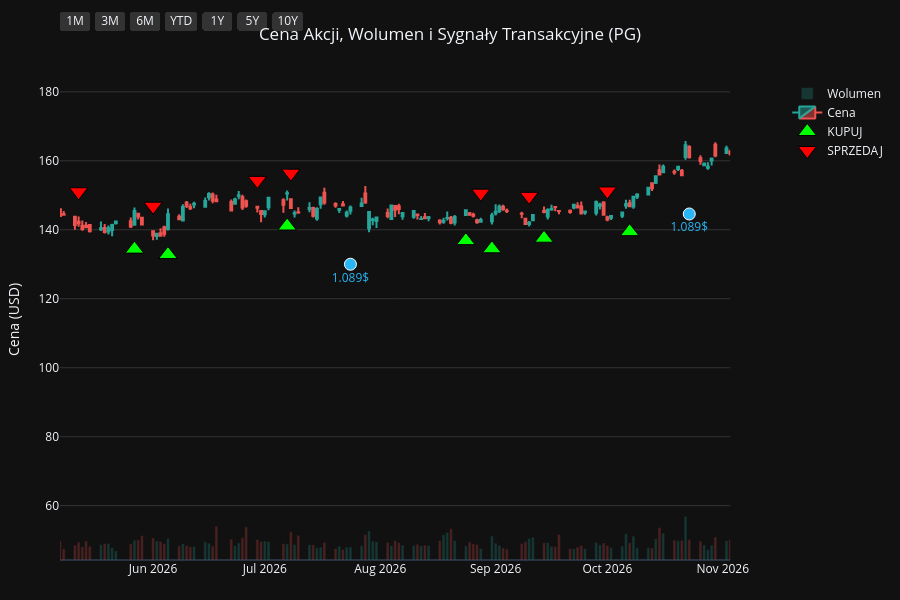
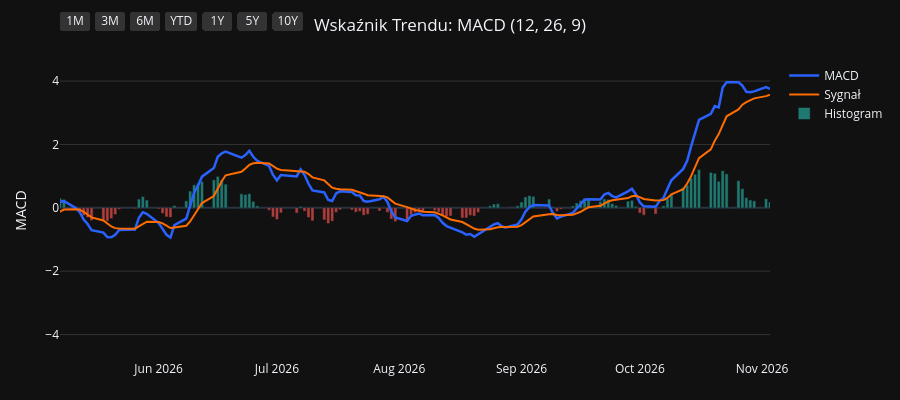
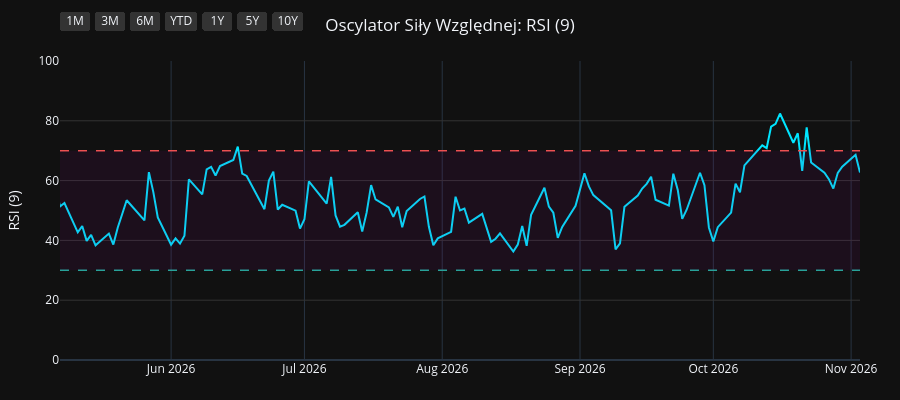
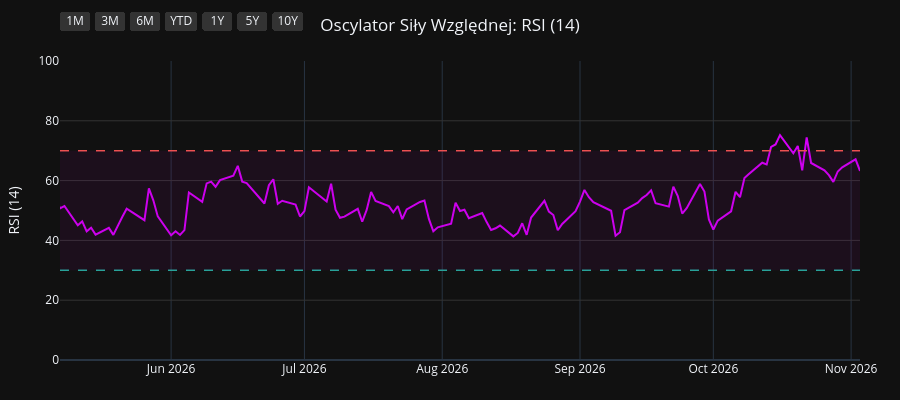

Here is the notebook cell these charts were saved with, in order:
### Code cell
import os
import yfinance as yf
import pandas as pd
import pandas_ta as ta
import plotly.graph_objects as go
from plotly.subplots import make_subplots

# 1. Pobranie i przygotowanie danych
symbol = os.environ.get("STOCK_TICKER", "").strip().upper()
if not symbol:
    raise RuntimeError("Set STOCK_TICKER before running price_extractor.ipynb")
df = yf.Ticker(symbol).history(period="10y")
df.index = df.index.tz_localize(None)

# Wskaźniki i sygnały
df.ta.macd(fast=12, slow=26, signal=9, append=True)
df.ta.rsi(length=9, append=True)
df.ta.rsi(length=14, append=True)
df.ta.rsi(length=21, append=True)
df.dropna(inplace=True)

macd = df['MACD_12_26_9']
signal = df['MACDs_12_26_9']
wczorajszy_macd = macd.shift(1)
wczorajszy_signal = signal.shift(1)

df['Decyzja'] = 'BRAK'
df.loc[(macd > signal) & (wczorajszy_macd <= wczorajszy_signal), 'Decyzja'] = 'KUPUJ'
df.loc[(macd < signal) & (wczorajszy_macd >= wczorajszy_signal), 'Decyzja'] = 'SPRZEDAJ'

df_kupuj = df[df['Decyzja'] == 'KUPUJ']
df_sprzedaj = df[df['Decyzja'] == 'SPRZEDAJ']
df_dywidendy = df[df['Dividends'] > 0]
df_splity = df[df['Stock Splits'] > 0]

# Wspólna konfiguracja osi X
konfiguracja_osi_x = dict(
    type="date",
    showspikes=True, spikemode="across", spikesnap="cursor", spikedash="dot", spikecolor="#ffffff", spikethickness=1, hoverformat="%Y-%m-%d",
    rangeselector=dict(
        buttons=list([
            dict(count=1, label="1M", step="month", stepmode="backward"),
            dict(count=3, label="3M", step="month", stepmode="backward"),
            dict(count=6, label="6M", step="month", stepmode="backward"),
            dict(count=1, label="YTD", step="year", stepmode="todate"),
            dict(count=1, label="1Y", step="year", stepmode="backward"),
            dict(count=5, label="5Y", step="year", stepmode="backward"),
            dict(step="all", label="10Y")
        ]),
        bgcolor="#333333", activecolor="#2962ff", x=0, y=1.1
    )
)

# ==========================================
# WYKRES 1: CENA + WOLUMEN + SYGNAŁY
# ==========================================
fig1 = make_subplots(specs=[[{"secondary_y": True}]])

kolory_wolumenu = ['#26a69a' if row['Close'] >= row['Open'] else '#ef5350' for index, row in df.iterrows()]
fig1.add_trace(go.Bar(x=df.index, y=df['Volume'], marker_color=kolory_wolumenu, opacity=0.25, name='Wolumen'), secondary_y=True)
fig1.add_trace(go.Candlestick(x=df.index, open=df['Open'], high=df['High'], low=df['Low'], close=df['Close'], name='Cena', increasing_line_color='#26a69a', decreasing_line_color='#ef5350'), secondary_y=False)
fig1.add_trace(go.Scatter(x=df_kupuj.index, y=df_kupuj['Low'] * 0.95, customdata=df_kupuj[['Low', 'High']], mode='markers', marker=dict(symbol='triangle-up', size=16, color='#00ff00', line=dict(width=1, color='black')), name='KUPUJ', hovertemplate='KUPUJ<br>Najniższa: %{customdata[0]:.2f}<br>Najwyższa: %{customdata[1]:.2f}<extra></extra>'), secondary_y=False)
fig1.add_trace(go.Scatter(x=df_sprzedaj.index, y=df_sprzedaj['High'] * 1.05, customdata=df_sprzedaj[['Low', 'High']], mode='markers', marker=dict(symbol='triangle-down', size=16, color='#ff0000', line=dict(width=1, color='black')), name='SPRZEDAJ', hovertemplate='SPRZEDAJ<br>Najniższa: %{customdata[0]:.2f}<br>Najwyższa: %{customdata[1]:.2f}<extra></extra>'), secondary_y=False)

if not df_dywidendy.empty:
    fig1.add_trace(go.Scatter(x=df_dywidendy.index, y=df_dywidendy['Low'] * 0.90, mode='markers+text', marker=dict(symbol='circle', size=12, color='#29b6f6', line=dict(width=1, color='white')), text=df_dywidendy['Dividends'].apply(lambda x: f"{x}$"), textposition="bottom center", name='Dywidenda', showlegend=False, hovertemplate='Dywidenda: %{text}<extra></extra>', textfont=dict(color="#29b6f6")), secondary_y=False)
if not df_splity.empty:
                    fig1.add_trace(go.Scatter(x=df_splity.index, y=df_splity['High'], mode='markers+text', marker=dict(symbol='star', size=16, color='#ffee58', line=dict(width=1, color='black')), text=df_splity['Stock Splits'].apply(lambda x: f"{x:g}:1" if x >= 1 else f"1:{1 / x:g}"), textposition="top center", name='Split', hovertemplate='%{text}<extra></extra>', textfont=dict(color="#ffee58")), secondary_y=False)

fig1.update_layout(title=dict(text=f"Cena Akcji, Wolumen i Sygnały Transakcyjne ({symbol})", x=0.5, xanchor='center'), dragmode='pan', xaxis_rangeslider_visible=False, template='plotly_dark', height=600, hovermode='x unified', margin=dict(l=60, r=40, t=60, b=40))
fig1.update_xaxes(**konfiguracja_osi_x)
fig1.update_xaxes(range=[df.index.max() - pd.Timedelta(days=180), df.index.max()])
fig1.update_yaxes(title_text="Cena (USD)", secondary_y=False, gridcolor='#333333')
fig1.update_yaxes(range=[0, df['Volume'].max() * 4], showgrid=False, showticklabels=False, secondary_y=True)
fig1.show(config={'scrollZoom': True})

# ==========================================
# WYKRES 2: WSKAŹNIK MACD
# ==========================================
fig2 = go.Figure()
fig2.add_trace(go.Scatter(x=df.index, y=df['MACD_12_26_9'], line=dict(color='#2962ff', width=2.5), name='MACD'))
fig2.add_trace(go.Scatter(x=df.index, y=df['MACDs_12_26_9'], line=dict(color='#ff6d00', width=2), name='Sygnał'))
kolory_macd = ['#26a69a' if val >= 0 else '#ef5350' for val in df['MACDh_12_26_9']]
fig2.add_trace(go.Bar(x=df.index, y=df['MACDh_12_26_9'], marker_color=kolory_macd, name='Histogram', opacity=0.7))
fig2.update_layout(title=dict(text="Wskaźnik Trendu: MACD (12, 26, 9)", x=0.5, xanchor='center'), dragmode='pan', xaxis_rangeslider_visible=False, template='plotly_dark', height=400, hovermode='x unified', margin=dict(l=60, r=40, t=60, b=40))
fig2.update_xaxes(**konfiguracja_osi_x)
fig2.update_xaxes(range=[df.index.max() - pd.Timedelta(days=180), df.index.max()])
fig2.update_yaxes(title_text="MACD", gridcolor='#333333')
fig2.show(config={'scrollZoom': True})

# ==========================================
# WYKRES 3: OSCYLATOR RSI (9)
# ==========================================
fig3 = go.Figure()
fig3.add_trace(go.Scatter(x=df.index, y=df['RSI_9'], line=dict(color='#00e5ff', width=2), name='RSI (9)'))
fig3.add_hline(y=70, line_dash="dash", line_color="#ef5350", line_width=1.5)
fig3.add_hline(y=30, line_dash="dash", line_color="#26a69a", line_width=1.5)
fig3.add_hrect(y0=30, y1=70, line_width=0, fillcolor="purple", opacity=0.1)
fig3.update_layout(title=dict(text="Oscylator Siły Względnej: RSI (9)", x=0.5, xanchor='center'), dragmode='pan', xaxis_rangeslider_visible=False, template='plotly_dark', height=400, hovermode='x unified', margin=dict(l=60, r=40, t=60, b=40))
fig3.update_xaxes(**konfiguracja_osi_x)
fig3.update_xaxes(range=[df.index.max() - pd.Timedelta(days=180), df.index.max()])
fig3.update_yaxes(title_text="RSI (9)", range=[0, 100], gridcolor='#333333')
fig3.show(config={'scrollZoom': True})

# ==========================================
# WYKRES 4: OSCYLATOR RSI (14)
# ==========================================
fig4 = go.Figure()
fig4.add_trace(go.Scatter(x=df.index, y=df['RSI_14'], line=dict(color='#d500f9', width=2), name='RSI (14)'))
fig4.add_hline(y=70, line_dash="dash", line_color="#ef5350", line_width=1.5)
fig4.add_hline(y=30, line_dash="dash", line_color="#26a69a", line_width=1.5)
fig4.add_hrect(y0=30, y1=70, line_width=0, fillcolor="purple", opacity=0.1)
fig4.update_layout(title=dict(text="Oscylator Siły Względnej: RSI (14)", x=0.5, xanchor='center'), dragmode='pan', xaxis_rangeslider_visible=False, template='plotly_dark', height=400, hovermode='x unified', margin=dict(l=60, r=40, t=60, b=40))
fig4.update_xaxes(**konfiguracja_osi_x)
fig4.update_xaxes(range=[df.index.max() - pd.Timedelta(days=180), df.index.max()])
fig4.update_yaxes(title_text="RSI (14)", range=[0, 100], gridcolor='#333333')
fig4.show(config={'scrollZoom': True})

# ==========================================
# WYKRES 5: OSCYLATOR RSI (21)
# ==========================================
fig5 = go.Figure()
fig5.add_trace(go.Scatter(x=df.index, y=df['RSI_21'], line=dict(color='#64dd17', width=2), name='RSI (21)'))
fig5.add_hline(y=70, line_dash="dash", line_color="#ef5350", line_width=1.5)
fig5.add_hline(y=30, line_dash="dash", line_color="#26a69a", line_width=1.5)
fig5.add_hrect(y0=30, y1=70, line_width=0, fillcolor="purple", opacity=0.1)
fig5.update_layout(title=dict(text="Oscylator Siły Względnej: RSI (21)", x=0.5, xanchor='center'), dragmode='pan', xaxis_rangeslider_visible=False, template='plotly_dark', height=400, hovermode='x unified', margin=dict(l=60, r=40, t=60, b=40))
fig5.update_xaxes(**konfiguracja_osi_x)
fig5.update_xaxes(range=[df.index.max() - pd.Timedelta(days=180), df.index.max()])
fig5.update_yaxes(title_text="RSI (21)", range=[0, 100], gridcolor='#333333')
fig5.show(config={'scrollZoom': True})

### Figure 1 — Plotly figure (JSON) as saved in the notebook; plotly's stock layout.template omitted (floating-point values rounded to 4 significant figures; data arrays with more than 128 entries replaced by an {"elided": "..."} marker saying what was removed)
{"data": [{"marker": {"color": {"elided": "2479 str values"}}, "name": "Wolumen", "opacity": 0.25, "type": "bar", "x": {"elided": "2479 str values"}, "xaxis": "x", "y": {"elided": "2479 int values"}, "yaxis": "y2"}, {"close": {"elided": "2479 float values"}, "decreasing": {"line": {"color": "#ef5350"}}, "high": {"elided": "2479 float values"}, "increasing": {"line": {"color": "#26a69a"}}, "low": {"elided": "2479 float values"}, "name": "Cena", "open": {"elided": "2479 float values"}, "type": "candlestick", "x": {"elided": "2479 str values"}, "xaxis": "x", "yaxis": "y"}, {"customdata": {"elided": "104x2 float values"}, "hovertemplate": "KUPUJ<br>Najniższa: %{customdata[0]:.2f}<br>Najwyższa: %{customdata[1]:.2f}<extra></extra>", "marker": {"color": "#00ff00", "line": {"color": "black", "width": 1}, "size": 16, "symbol": "triangle-up"}, "mode": "markers", "name": "KUPUJ", "type": "scatter", "x": ["2017-01-06T00:00:00", "2017-01-18T00:00:00", "2017-02-15T00:00:00", "2017-04-18T00:00:00", "2017-04-25T00:00:00", "2017-05-19T00:00:00", "2017-07-18T00:00:00", "2017-09-20T00:00:00", "2017-10-13T00:00:00", "2017-11-08T00:00:00", "2018-01-22T00:00:00", "2018-02-20T00:00:00", "2018-02-22T00:00:00", "2018-03-02T00:00:00", "2018-03-28T00:00:00", "2018-05-09T00:00:00", "2018-07-27T00:00:00", "2018-08-16T00:00:00", "2018-09-19T00:00:00", "2018-10-19T00:00:00", "2018-12-14T00:00:00", "2019-01-18T00:00:00", "2019-01-23T00:00:00", "2019-03-14T00:00:00", "2019-04-08T00:00:00", "2019-04-15T00:00:00", "2019-05-16T00:00:00", "2019-06-07T00:00:00", "2019-07-03T00:00:00", "2019-07-30T00:00:00", "2019-08-16T00:00:00", "2019-08-27T00:00:00", "2019-09-26T00:00:00", "2019-10-23T00:00:00", "2019-11-19T00:00:00", "2019-11-26T00:00:00", "2020-01-15T00:00:00", "2020-02-05T00:00:00", "2020-02-21T00:00:00", "2020-03-30T00:00:00", "2020-05-28T00:00:00", "2020-07-01T00:00:00", "2020-08-25T00:00:00", "2020-10-06T00:00:00", "2020-11-06T00:00:00", "2020-11-12T00:00:00", "2020-12-17T00:00:00", "2021-02-10T00:00:00", "2021-03-08T00:00:00", "2021-05-10T00:00:00", "2021-06-28T00:00:00", "2021-08-13T00:00:00", "2021-09-14T00:00:00", "2021-10-11T00:00:00", "2021-10-26T00:00:00", "2021-12-06T00:00:00", "2022-02-03T00:00:00", "2022-03-18T00:00:00", "2022-06-02T00:00:00", "2022-06-23T00:00:00", "2022-07-25T00:00:00", "2022-08-03T00:00:00", "2022-10-17T00:00:00", "2023-02-17T00:00:00", "2023-04-21T00:00:00", "2023-06-13T00:00:00", "2023-07-20T00:00:00", "2023-09-18T00:00:00", "2023-10-16T00:00:00", "2023-11-30T00:00:00", "2023-12-28T00:00:00", "2024-02-23T00:00:00", "2024-04-19T00:00:00", "2024-06-10T00:00:00", "2024-06-18T00:00:00", "2024-07-17T00:00:00", "2024-08-05T00:00:00", "2024-08-20T00:00:00", "2024-08-30T00:00:00", "2024-10-15T00:00:00", "2024-11-13T00:00:00", "2025-01-22T00:00:00", "2025-02-21T00:00:00", "2025-04-01T00:00:00", "2025-04-14T00:00:00", "2025-05-15T00:00:00", "2025-07-02T00:00:00", "2025-07-22T00:00:00", "2025-08-11T00:00:00", "2025-09-17T00:00:00", "2025-10-20T00:00:00", "2025-11-13T00:00:00", "2025-11-18T00:00:00", "2025-12-16T00:00:00", "2026-01-12T00:00:00", "2026-02-23T00:00:00", "2026-04-08T00:00:00", "2026-05-27T00:00:00", "2026-06-05T00:00:00", "2026-07-07T00:00:00", "2026-08-24T00:00:00", "2026-08-31T00:00:00", "2026-09-14T00:00:00", "2026-10-07T00:00:00"], "xaxis": "x", "y": [61.29, 61.75, 65.56, 65.95, 65.81, 63.02, 64.34, 69.56, 68.64, 64.83, 68.32, 61.02, 60.34, 59.02, 58.67, 54.49, 60.91, 63.09, 64.21, 65.62, 74.25, 70.95, 72.97, 78.5, 80.67, 81.67, 83.66, 84.56, 87.78, 93.85, 92.9, 94.62, 97.58, 96.86, 96.3, 95.73, 99.38, 100.3, 100.8, 88.13, 92.5, 95.72, 111.6, 112.5, 116.0, 114.9, 112.4, 104.9, 102.7, 111.9, 111.2, 118.4, 120.3, 117.7, 118.0, 125.4, 135.7, 124.5, 120.4, 117.3, 121.1, 119.8, 107.0, 117.6, 133.9, 125.0, 129.2, 133.9, 126.9, 131.7, 127.3, 141.4, 136.5, 147.6, 148.4, 148.7, 149.0, 150.3, 151.7, 154.5, 149.0, 147.9, 150.1, 153.0, 150.0, 144.5, 145.6, 142.0, 140.6, 145.2, 138.7, 136.3, 134.3, 133.5, 130.8, 149.0, 131.9, 134.4, 132.8, 141.1, 136.8, 134.5, 137.6, 139.4], "yaxis": "y"}, {"customdata": {"elided": "104x2 float values"}, "hovertemplate": "SPRZEDAJ<br>Najniższa: %{customdata[0]:.2f}<br>Najwyższa: %{customdata[1]:.2f}<extra></extra>", "marker": {"color": "#ff0000", "line": {"color": "black", "width": 1}, "size": 16, "symbol": "triangle-down"}, "mode": "markers", "name": "SPRZEDAJ", "type": "scatter", "x": ["2016-12-28T00:00:00", "2017-01-09T00:00:00", "2017-02-14T00:00:00", "2017-03-02T00:00:00", "2017-04-21T00:00:00", "2017-04-26T00:00:00", "2017-06-27T00:00:00", "2017-08-23T00:00:00", "2017-09-21T00:00:00", "2017-10-20T00:00:00", "2018-01-02T00:00:00", "2018-01-23T00:00:00", "2018-02-21T00:00:00", "2018-03-01T00:00:00", "2018-03-22T00:00:00", "2018-04-19T00:00:00", "2018-07-19T00:00:00", "2018-08-10T00:00:00", "2018-08-23T00:00:00", "2018-09-25T00:00:00", "2018-11-20T00:00:00", "2018-12-17T00:00:00", "2019-01-22T00:00:00", "2019-02-25T00:00:00", "2019-04-04T00:00:00", "2019-04-10T00:00:00", "2019-04-23T00:00:00", "2019-05-22T00:00:00", "2019-06-27T00:00:00", "2019-07-23T00:00:00", "2019-08-05T00:00:00", "2019-08-23T00:00:00", "2019-09-10T00:00:00", "2019-10-02T00:00:00", "2019-11-05T00:00:00", "2019-11-22T00:00:00", "2019-12-23T00:00:00", "2020-01-31T00:00:00", "2020-02-11T00:00:00", "2020-02-24T00:00:00", "2020-04-29T00:00:00", "2020-06-24T00:00:00", "2020-08-19T00:00:00", "2020-08-26T00:00:00", "2020-10-22T00:00:00", "2020-11-09T00:00:00", "2020-11-18T00:00:00", "2021-01-13T00:00:00", "2021-02-26T00:00:00", "2021-04-14T00:00:00", "2021-05-27T00:00:00", "2021-08-11T00:00:00", "2021-08-23T00:00:00", "2021-09-16T00:00:00", "2021-10-21T00:00:00", "2021-11-30T00:00:00", "2022-01-06T00:00:00", "2022-02-07T00:00:00", "2022-05-02T00:00:00", "2022-06-09T00:00:00", "2022-07-20T00:00:00", "2022-07-29T00:00:00", "2022-08-24T00:00:00", "2022-12-15T00:00:00", "2023-04-18T00:00:00", "2023-05-04T00:00:00", "2023-07-11T00:00:00", "2023-08-14T00:00:00", "2023-09-20T00:00:00", "2023-11-20T00:00:00", "2023-12-05T00:00:00", "2024-02-12T00:00:00", "2024-02-26T00:00:00", "2024-05-23T00:00:00", "2024-06-12T00:00:00", "2024-06-25T00:00:00", "2024-07-30T00:00:00", "2024-08-15T00:00:00", "2024-08-28T00:00:00", "2024-09-18T00:00:00", "2024-10-23T00:00:00", "2024-12-09T00:00:00", "2025-02-18T00:00:00", "2025-03-12T00:00:00", "2025-04-04T00:00:00", "2025-04-24T00:00:00", "2025-06-06T00:00:00", "2025-07-09T00:00:00", "2025-07-31T00:00:00", "2025-09-15T00:00:00", "2025-09-18T00:00:00", "2025-11-04T00:00:00", "2025-11-17T00:00:00", "2025-12-04T00:00:00", "2026-01-05T00:00:00", "2026-02-19T00:00:00", "2026-03-03T00:00:00", "2026-05-12T00:00:00", "2026-06-01T00:00:00", "2026-06-29T00:00:00", "2026-07-08T00:00:00", "2026-08-28T00:00:00", "2026-09-10T00:00:00", "2026-10-01T00:00:00"], "xaxis": "x", "y": [67.75, 67.77, 71.18, 73.9, 72.59, 73.17, 72.65, 75.93, 77.44, 74.27, 75.89, 75.04, 68.05, 65.95, 64.49, 63.57, 67.09, 69.26, 70.82, 71.51, 80.16, 82.47, 79.03, 86.53, 89.3, 90.45, 90.32, 92.87, 95.66, 101.3, 101.5, 104.9, 105.8, 108.0, 105.1, 106.0, 110.6, 112.2, 111.6, 111.9, 105.0, 105.0, 122.1, 124.8, 128.5, 132.3, 127.9, 124.3, 115.0, 123.0, 126.1, 131.4, 133.3, 133.2, 130.3, 137.1, 152.5, 150.6, 151.2, 137.1, 134.6, 133.8, 138.3, 143.8, 144.3, 150.0, 142.8, 151.8, 149.2, 146.5, 148.0, 153.8, 157.3, 165.2, 164.7, 165.9, 160.5, 167.7, 169.2, 173.8, 169.2, 172.7, 165.8, 171.9, 173.6, 162.0, 166.3, 159.2, 154.0, 160.6, 161.1, 152.5, 151.0, 150.4, 144.2, 164.4, 166.7, 151.0, 146.8, 154.3, 156.4, 150.6, 149.7, 151.2], "yaxis": "y"}, {"hovertemplate": "Dywidenda: %{text}<extra></extra>", "marker": {"color": "#29b6f6", "line": {"color": "white", "width": 1}, "size": 12, "symbol": "circle"}, "mode": "markers+text", "name": "Dywidenda", "showlegend": false, "text": ["0.67$", "0.69$", "0.69$", "0.69$", "0.69$", "0.717$", "0.717$", "0.717$", "0.717$", "0.746$", "0.746$", "0.746$", "0.746$", "0.791$", "0.791$", "0.791$", "0.791$", "0.87$", "0.87$", "0.87$", "0.87$", "0.913$", "0.913$", "0.913$", "0.913$", "0.941$", "0.941$", "0.941$", "0.941$", "1.007$", "1.007$", "1.007$", "1.007$", "1.057$", "1.057$", "1.057$", "1.057$", "1.089$", "1.089$", "1.089$"], "textfont": {"color": "#29b6f6"}, "textposition": "bottom center", "type": "scatter", "x": ["2017-01-18T00:00:00", "2017-04-19T00:00:00", "2017-07-19T00:00:00", "2017-10-19T00:00:00", "2018-01-18T00:00:00", "2018-04-19T00:00:00", "2018-07-19T00:00:00", "2018-10-18T00:00:00", "2019-01-17T00:00:00", "2019-04-17T00:00:00", "2019-07-18T00:00:00", "2019-10-17T00:00:00", "2020-01-23T00:00:00", "2020-04-23T00:00:00", "2020-07-23T00:00:00", "2020-10-22T00:00:00", "2021-01-21T00:00:00", "2021-04-22T00:00:00", "2021-07-22T00:00:00", "2021-10-21T00:00:00", "2022-01-20T00:00:00", "2022-04-21T00:00:00", "2022-07-21T00:00:00", "2022-10-20T00:00:00", "2023-01-19T00:00:00", "2023-04-20T00:00:00", "2023-07-20T00:00:00", "2023-10-19T00:00:00", "2024-01-18T00:00:00", "2024-04-18T00:00:00", "2024-07-19T00:00:00", "2024-10-18T00:00:00", "2025-01-24T00:00:00", "2025-04-21T00:00:00", "2025-07-18T00:00:00", "2025-10-24T00:00:00", "2026-01-23T00:00:00", "2026-04-24T00:00:00", "2026-07-24T00:00:00", "2026-10-23T00:00:00"], "xaxis": "x", "y": [58.5, 62.37, 61.53, 64.49, 63.94, 53.4, 56.56, 58.6, 66.71, 78.33, 85.91, 87.78, 93.68, 90.04, 96.4, 108.9, 101.3, 104.8, 107.5, 110.1, 127.4, 129.9, 111.9, 102.7, 116.1, 123.5, 122.4, 122.4, 122.9, 131.3, 141.6, 143.5, 139.9, 141.7, 133.4, 132.5, 131.9, 131.0, 130.0, 144.6], "yaxis": "y"}], "layout": {"dragmode": "pan", "height": 600, "hovermode": "x unified", "margin": {"b": 40, "l": 60, "r": 40, "t": 60}, "title": {"text": "Cena Akcji, Wolumen i Sygnały Transakcyjne (PG)", "x": 0.5, "xanchor": "center"}, "xaxis": {"anchor": "y", "domain": [0.0, 0.94], "hoverformat": "%Y-%m-%d", "range": ["2026-05-07T00:00:00", "2026-11-03T00:00:00"], "rangeselector": {"activecolor": "#2962ff", "bgcolor": "#333333", "buttons": [{"count": 1, "label": "1M", "step": "month", "stepmode": "backward"}, {"count": 3, "label": "3M", "step": "month", "stepmode": "backward"}, {"count": 6, "label": "6M", "step": "month", "stepmode": "backward"}, {"count": 1, "label": "YTD", "step": "year", "stepmode": "todate"}, {"count": 1, "label": "1Y", "step": "year", "stepmode": "backward"}, {"count": 5, "label": "5Y", "step": "year", "stepmode": "backward"}, {"label": "10Y", "step": "all"}], "x": 0, "y": 1.1}, "rangeslider": {"visible": false}, "showspikes": true, "spikecolor": "#ffffff", "spikedash": "dot", "spikemode": "across", "spikesnap": "cursor", "spikethickness": 1, "type": "date"}, "yaxis": {"anchor": "x", "domain": [0.0, 1.0], "gridcolor": "#333333", "title": {"text": "Cena (USD)"}}, "yaxis2": {"anchor": "x", "overlaying": "y", "range": [0, 242483600], "showgrid": false, "showticklabels": false, "side": "right"}}}

### Figure 2 — Plotly figure (JSON) as saved in the notebook; plotly's stock layout.template omitted (floating-point values rounded to 4 significant figures; data arrays with more than 128 entries replaced by an {"elided": "..."} marker saying what was removed)
{"data": [{"line": {"color": "#2962ff", "width": 2.5}, "name": "MACD", "type": "scatter", "x": {"elided": "2479 str values"}, "y": {"elided": "2479 float values"}}, {"line": {"color": "#ff6d00", "width": 2}, "name": "Sygnał", "type": "scatter", "x": {"elided": "2479 str values"}, "y": {"elided": "2479 float values"}}, {"marker": {"color": {"elided": "2479 str values"}}, "name": "Histogram", "opacity": 0.7, "type": "bar", "x": {"elided": "2479 str values"}, "y": {"elided": "2479 float values"}}], "layout": {"dragmode": "pan", "height": 400, "hovermode": "x unified", "margin": {"b": 40, "l": 60, "r": 40, "t": 60}, "title": {"text": "Wskaźnik Trendu: MACD (12, 26, 9)", "x": 0.5, "xanchor": "center"}, "xaxis": {"hoverformat": "%Y-%m-%d", "range": ["2026-05-07T00:00:00", "2026-11-03T00:00:00"], "rangeselector": {"activecolor": "#2962ff", "bgcolor": "#333333", "buttons": [{"count": 1, "label": "1M", "step": "month", "stepmode": "backward"}, {"count": 3, "label": "3M", "step": "month", "stepmode": "backward"}, {"count": 6, "label": "6M", "step": "month", "stepmode": "backward"}, {"count": 1, "label": "YTD", "step": "year", "stepmode": "todate"}, {"count": 1, "label": "1Y", "step": "year", "stepmode": "backward"}, {"count": 5, "label": "5Y", "step": "year", "stepmode": "backward"}, {"label": "10Y", "step": "all"}], "x": 0, "y": 1.1}, "rangeslider": {"visible": false}, "showspikes": true, "spikecolor": "#ffffff", "spikedash": "dot", "spikemode": "across", "spikesnap": "cursor", "spikethickness": 1, "type": "date"}, "yaxis": {"gridcolor": "#333333", "title": {"text": "MACD"}}}}

### Figure 3 — Plotly figure (JSON) as saved in the notebook; plotly's stock layout.template omitted (floating-point values rounded to 4 significant figures; data arrays with more than 128 entries replaced by an {"elided": "..."} marker saying what was removed)
{"data": [{"line": {"color": "#00e5ff", "width": 2}, "name": "RSI (9)", "type": "scatter", "x": {"elided": "2479 str values"}, "y": {"elided": "2479 float values"}}], "layout": {"dragmode": "pan", "height": 400, "hovermode": "x unified", "margin": {"b": 40, "l": 60, "r": 40, "t": 60}, "shapes": [{"line": {"color": "#ef5350", "dash": "dash", "width": 1.5}, "type": "line", "x0": 0, "x1": 1, "xref": "x domain", "y0": 70, "y1": 70, "yref": "y"}, {"line": {"color": "#26a69a", "dash": "dash", "width": 1.5}, "type": "line", "x0": 0, "x1": 1, "xref": "x domain", "y0": 30, "y1": 30, "yref": "y"}, {"fillcolor": "purple", "line": {"width": 0}, "opacity": 0.1, "type": "rect", "x0": 0, "x1": 1, "xref": "x domain", "y0": 30, "y1": 70, "yref": "y"}], "title": {"text": "Oscylator Siły Względnej: RSI (9)", "x": 0.5, "xanchor": "center"}, "xaxis": {"hoverformat": "%Y-%m-%d", "range": ["2026-05-07T00:00:00", "2026-11-03T00:00:00"], "rangeselector": {"activecolor": "#2962ff", "bgcolor": "#333333", "buttons": [{"count": 1, "label": "1M", "step": "month", "stepmode": "backward"}, {"count": 3, "label": "3M", "step": "month", "stepmode": "backward"}, {"count": 6, "label": "6M", "step": "month", "stepmode": "backward"}, {"count": 1, "label": "YTD", "step": "year", "stepmode": "todate"}, {"count": 1, "label": "1Y", "step": "year", "stepmode": "backward"}, {"count": 5, "label": "5Y", "step": "year", "stepmode": "backward"}, {"label": "10Y", "step": "all"}], "x": 0, "y": 1.1}, "rangeslider": {"visible": false}, "showspikes": true, "spikecolor": "#ffffff", "spikedash": "dot", "spikemode": "across", "spikesnap": "cursor", "spikethickness": 1, "type": "date"}, "yaxis": {"gridcolor": "#333333", "range": [0, 100], "title": {"text": "RSI (9)"}}}}

### Figure 4 — Plotly figure (JSON) as saved in the notebook; plotly's stock layout.template omitted (floating-point values rounded to 4 significant figures; data arrays with more than 128 entries replaced by an {"elided": "..."} marker saying what was removed)
{"data": [{"line": {"color": "#d500f9", "width": 2}, "name": "RSI (14)", "type": "scatter", "x": {"elided": "2479 str values"}, "y": {"elided": "2479 float values"}}], "layout": {"dragmode": "pan", "height": 400, "hovermode": "x unified", "margin": {"b": 40, "l": 60, "r": 40, "t": 60}, "shapes": [{"line": {"color": "#ef5350", "dash": "dash", "width": 1.5}, "type": "line", "x0": 0, "x1": 1, "xref": "x domain", "y0": 70, "y1": 70, "yref": "y"}, {"line": {"color": "#26a69a", "dash": "dash", "width": 1.5}, "type": "line", "x0": 0, "x1": 1, "xref": "x domain", "y0": 30, "y1": 30, "yref": "y"}, {"fillcolor": "purple", "line": {"width": 0}, "opacity": 0.1, "type": "rect", "x0": 0, "x1": 1, "xref": "x domain", "y0": 30, "y1": 70, "yref": "y"}], "title": {"text": "Oscylator Siły Względnej: RSI (14)", "x": 0.5, "xanchor": "center"}, "xaxis": {"hoverformat": "%Y-%m-%d", "range": ["2026-05-07T00:00:00", "2026-11-03T00:00:00"], "rangeselector": {"activecolor": "#2962ff", "bgcolor": "#333333", "buttons": [{"count": 1, "label": "1M", "step": "month", "stepmode": "backward"}, {"count": 3, "label": "3M", "step": "month", "stepmode": "backward"}, {"count": 6, "label": "6M", "step": "month", "stepmode": "backward"}, {"count": 1, "label": "YTD", "step": "year", "stepmode": "todate"}, {"count": 1, "label": "1Y", "step": "year", "stepmode": "backward"}, {"count": 5, "label": "5Y", "step": "year", "stepmode": "backward"}, {"label": "10Y", "step": "all"}], "x": 0, "y": 1.1}, "rangeslider": {"visible": false}, "showspikes": true, "spikecolor": "#ffffff", "spikedash": "dot", "spikemode": "across", "spikesnap": "cursor", "spikethickness": 1, "type": "date"}, "yaxis": {"gridcolor": "#333333", "range": [0, 100], "title": {"text": "RSI (14)"}}}}
